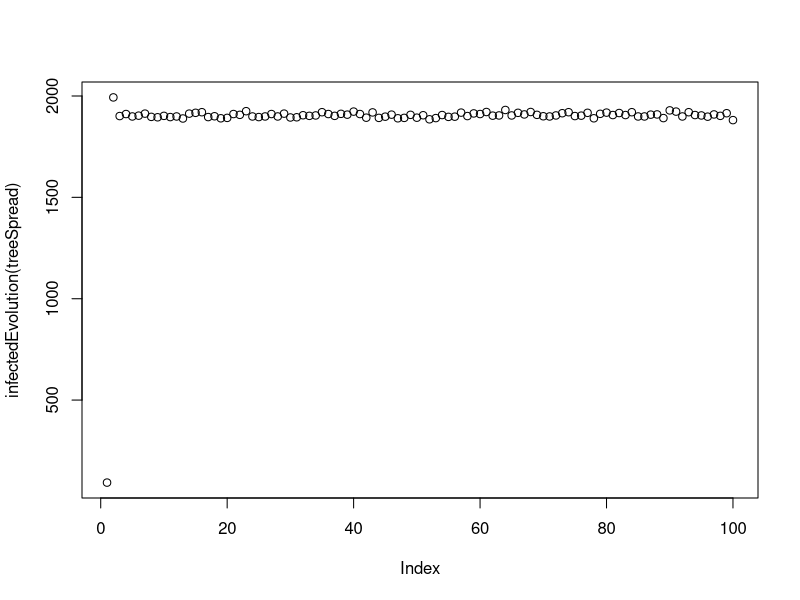
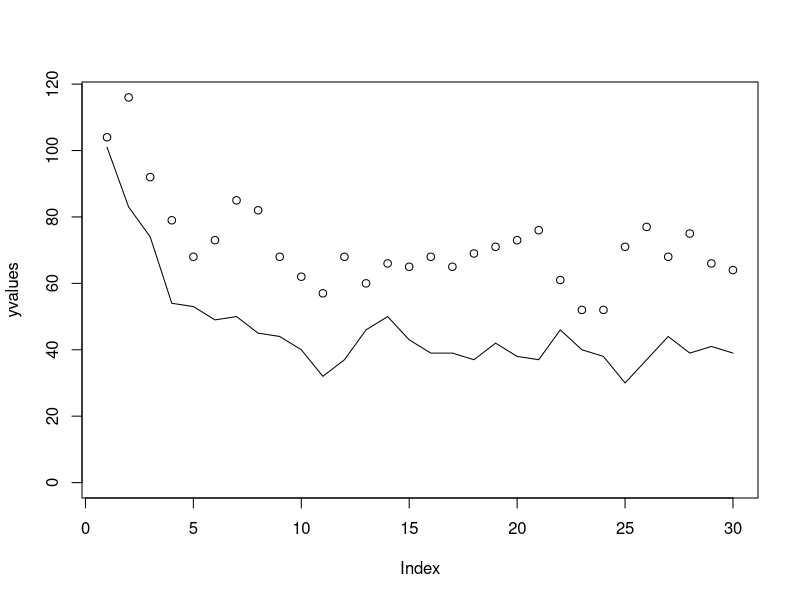

These charts were generated, in order, by the following R code:
library(igraph)
library(Matrix)


# Infection Function ------------------------------------------------------

#M is the adjacency matrix
#v is the vector of infected nodes (1->infected, 0->not infected)
#beta is the probability of infection, and gamma the probability of recovery

spread <- function(M,v,tmax,beta,gamma){
  n <- length(v)
  A <- matrix(nrow=tmax,ncol=n)
  A[1,] <- as.logical(v)
  for(i in 2:tmax){
    n_inf <- M%*%v  #a vector containing the number of infected neighbours of each node
    inf <- n_inf > rgeom(n,beta)
    cured <- as.logical(rbinom(n=n,size=1,prob=gamma)*A[i-1,]) #vector infected of nodes which are cured (with probability gamma)
    A[i,] <- as.logical((A[i-1,] | inf) & !cured) #an element is infected if it already was or gets infected this time step, and it hasn't been cured
  }
  return (A)
}

# Graphs ------------------------------------------------------------------
n <- 2000
tree <- make_tree(n,children=2,mode = c("undirected"))

scaleF <- barabasi.game(n,.05,directed=F)

erdosRenyi <- erdos.renyi.game(n,p=0.05,directed = F)

knMatrix <- matrix(data=1,n,n)
for(i in 1:n) knMatrix[i,i] <- 0


kn <- graph_from_adjacency_matrix(knMatrix,mode=c("undirected"))

graphs <- list(tree,scaleF,erdosRenyi,kn)
# Generate eigenvalues -----------------------------------------------------


#max(eigen(as_adjacency_matrix(erdosRenyi))$values)
largestEigenvalue <- function(graph){
  M <- as_adj(graph)
  f2 <- function(x, extra=NULL) { cat("."); as.vector(M %*% x) }
  baev <- arpack(f2, sym=TRUE, options=list(n=vcount(graph), nev=1, ncv=20,
                                  which="LM", maxiter=200,ldv=0))
  max(abs(baev$values))
}

sapply(graphs,largestEigenvalue)



# Simulate -------------------------------------------------------------------


infected <- sample(c(1,0),n,replace=T,prob=c(0.05,0.95))
as.logical(infected)
treeSpread <- spread(as_adj(kn),v=infected,tmax=100,beta=.1,gamma=.05)

infectedEvolution <- function(spread){
  infected <- c()
  for(i in 1:length(spread[,1])){
    infected[i] <- length(which(spread[i,]==T))
  }
  infected
}
infectedEvolution(treeSpread)

plot(infectedEvolution(treeSpread))

simulate <- function(graph,beta=.4,gamma=.8,p0=.05,tmax=30){
  initialInfected <- sample(c(1,0),length(V(graph)),replace=T,prob=c(p0,1-p0))
  treeSpread <- spread(as_adj(graph),v=initialInfected,tmax=tmax,beta=beta,gamma=gamma)
  infectedEvolution(treeSpread)
}


# beta,gamma close to threshold -------------------------------------------

epsilon=.05
thresholds = 1/sapply(graphs,largestEigenvalue)
gamma <- .4
beta <- gamma*thresholds[1]+epsilon
yvalues <- simulate(tree,p0=.05,beta=beta,gamma=gamma,tmax=30)
plot(yvalues,ylim = c(0,max(yvalues)))
beta <- gamma*thresholds[1]-epsilon
lines(simulate(tree,p0=.05,beta=beta,gamma=gamma,tmax=30))
lines((beta-gamma)*n/beta)
